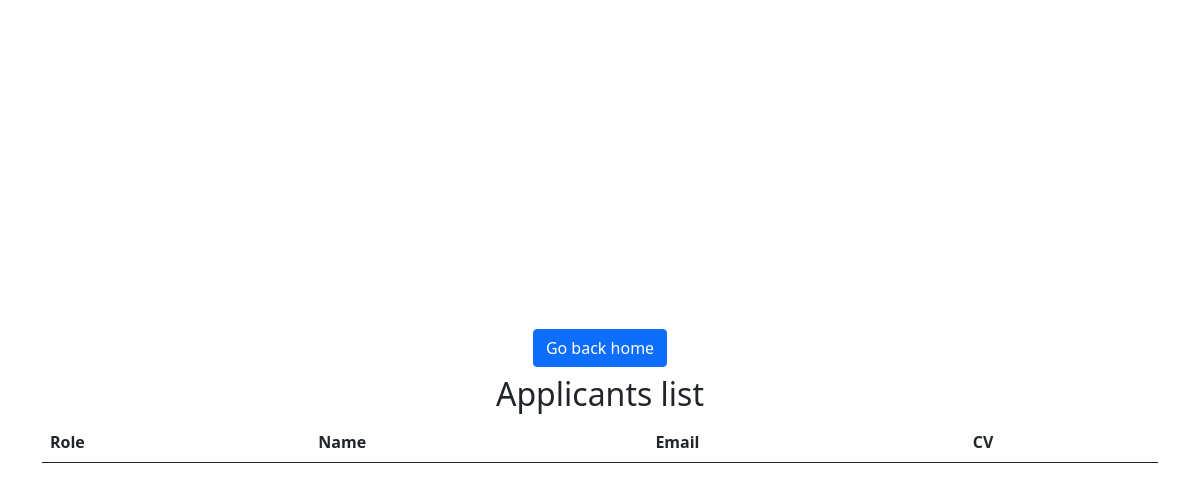
/companies/aplicants/6, run on an earlier commit of the app's database.
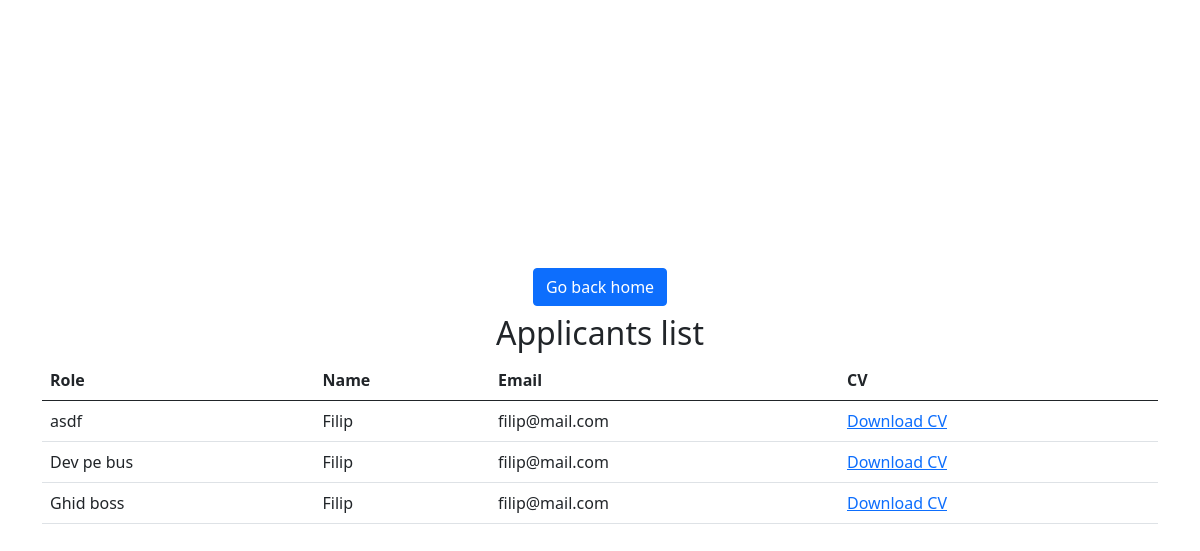
And on a later commit of the database.
### users/models.py (models this page shows, shortened)
class Application(models.Model):
    internship = models.ForeignKey(Internship, on_delete=models.CASCADE)
    student = models.ForeignKey(Student, on_delete=models.CASCADE)
    status = models.CharField(max_length=50, choices=ApplicationStatus.choices(), default=ApplicationStatus.RECEIVED_CV)

class Internship(models.Model):
    active = models.BooleanField(default=False)
    role_name = models.CharField(max_length=50)
    description = models.CharField(max_length=250)
    date_posted = models.DateTimeField(default=now)
    date_expiration = models.DateTimeField()
    letter_of_intent_needed = models.BooleanField(default=False)
    flexible_hours = models.BooleanField(default=False)
    remote_possibility = models.BooleanField(default=False)
    duration = models.CharField(max_length=50)
    salary = models.IntegerField()
    paid = models.BooleanField(default=True)
    domain = models.IntegerField(choices=DomainTypes.choices(), default=DomainTypes.IT)
    type = models.CharField(max_length=50, choices=WorkTypes.choices(), default=WorkTypes.FULL_TIME)
    company = models.ForeignKey(Company, on_delete=models.CASCADE)
    location = models.ForeignKey(Location, on_delete=models.CASCADE)

class Student(models.Model):
    user = models.OneToOneField(settings.AUTH_USER_MODEL, on_delete=models.CASCADE, related_name='student')
    domain_of_interest = models.IntegerField(choices=DomainTypes.choices(), default=DomainTypes.IT)
    skills = models.TextField()
    personal_projects = models.TextField(null=True, blank=True)
    foreign_languages = models.TextField(null=True, blank=True)
    personal_links = models.TextField(null=True, blank=True)
    profile_photo = models.ImageField(null=True, blank=True, upload_to='media/students/photos')
    cv = models.FileField(null=True, blank=True, upload_to='media/students/cvs')

class User(AbstractBaseUser, PermissionsMixin):
    is_student = models.BooleanField(default=False)
    is_company = models.BooleanField(default=False)
    is_staff = models.BooleanField(default=False)
    email = models.EmailField(primary_key=True)
    password = models.CharField(max_length=200)
    name = models.CharField(max_length=50)
    description = models.TextField()
    phone = models.CharField(max_length=10)
    objects = UserManager()
    USERNAME_FIELD = 'email'
    REQUIRED_FIELDS = []

### users/views.py (the view)
# urls.py: path('companies/aplicants/<int:company_id>', views.company_see_applicants, name='company-applicants'),
def company_see_applicants(request, company_id, *args, **kwargs):
    company = Company.objects.get(id=company_id)
    internships = Internship.objects.filter(company=company)
    applications = Application.objects.filter(internship__in=internships)
    print(applications)
    context = {
        'applications': applications
    }
    return render(request, "pages/company/see_aplicants.html", context=context, status=200)

### templates/pages/company/see_aplicants.html
{% extends 'base.html' %}
{% block stylesheet %}
    {% load static %}
    <link rel="stylesheet" type="text/css" href="{% static 'users/home/home.css' %}">
{% endblock stylesheet %}
{% block content %}
    <div class="container d-flex justify-content-center align-items-center flex-column">
        <button type="button" class="btn btn-primary m-2" style="float: right">
            <a href="{% url 'home' %}" class="link">Go back home</a>
        </button>
        <h2 class="title-center">Applicants list</h2>
        <table class="table">
            <thead>
            <tr>
                <th scope="col">Role</th>
                <th scope="col">Name</th>
                <th scope="col">Email</th>
                <th scope="col">CV</th>
            </tr>
            </thead>
            <tbody>
            {% for application in applications %}
                <tr>
                    <td>{{ application.internship.role_name }}</td>
                    <td>{{ application.student.user.name }}</td>
                    <td>{{ application.student.user.email }}</td>
                    <td><a href="{{ application.student.cv.url }}">Download CV</a></td>
                </tr>
            {% endfor %}
            </tbody>
        </table>
    </div>
{% endblock content %}

### templates/base.html (shortened to what this page needs)
<!doctype html>
<html lang="en" dir="ltr">
  <head>
      {% block stylesheet %}
      {% endblock stylesheet %}
    <link href="https://cdn.jsdelivr.net/npm/bootstrap@5.0.0-beta1/dist/css/bootstrap.min.css" rel="stylesheet">
  </head>
  <body>
    {% block content %}
    {% endblock content %}
  </body>
</html>

### users/static/users/home/home.css (style rules this page uses)
.container { height: 100vh; width: 100vw; }
.link { text-decoration: none; color: white; }

What changed in the data, as far as the page shows it:
added Application: internship.role_name "asdf", student.user.name "Filip", student.user.email "filip@mail.com"
added Application: internship.role_name "Dev pe bus", student.user.name "Filip", student.user.email "filip@mail.com"
added Application: internship.role_name "Ghid boss", student.user.name "Filip", student.user.email "filip@mail.com"
